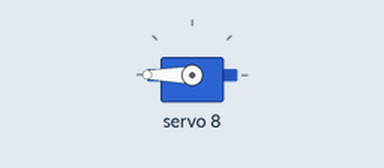
Bench run of a sketch on a simulated Arduino Uno, built with avr-gcc and run on an emulated ATmega328P. Shown: servo.

Above: at 0.05 s.
Timing chart, 0 to 4.7 s (numbered marks = the images above):
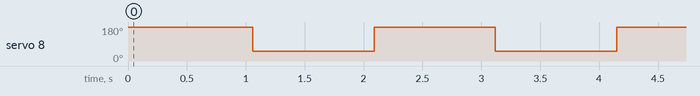

The sketch:

driver_de_servo_prueba.ino
```cpp
#include <Wire.h>
#include <Adafruit_PWMServoDriver.h>

Adafruit_PWMServoDriver servos = Adafruit_PWMServoDriver(0x40);

unsigned int pos0=172; // ancho de pulso en cuentas para pocicion 0°
unsigned int pos180=565; // ancho de pulso en cuentas para la pocicion 180°

void setup() {
  servos.begin();
  servos.setPWMFreq(40); //Frecuecia PWM de 60Hz o T=16,66ms
}


void loop() {

  for (int duty = pos0; duty < pos180; duty=duty+10) {

      servos.setPWM(8,0,duty);

  }
  delay(1000);
  for (int duty = pos180; duty > pos0; duty=duty-10) {

      servos.setPWM(8,0,duty);

  }
  delay(1000);
}
```

Measured:
- by itself, servo 8: alternates 180° for 1.0 s and 51° for 1.0 s
